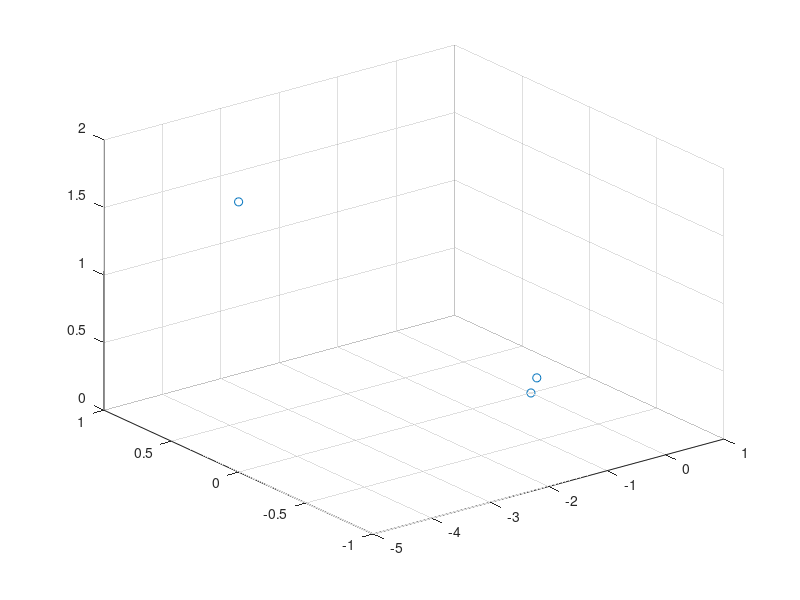

The MATLAB source for this figure: (Note: this script raises an error after producing the figure.)
close all;
clear all;
clc;

disp('3.Q1.1.1')
R = eye(3);
t1 = [0;0;0];
t2 = [-5;0;2];
t3 = [0.1;0;0.1];
P1 = [R t1];
P2 = [R t2];
P3 = [R t3];
disp('P1:');
disp(P1);
disp('P2:');
disp(P2);
disp('P3:');
disp(P3);

disp('3.Q1.1.2')
Q1 = [2;4;10;1];
q11 = P1 * Q1;
q11 = q11 / q11(3,1);
q12 = P2 * Q1;
q12 = q12 / q12(3,1);
q13 = P3 * Q1;
q13 = q13 / q13(3,1);
disp('q11:');
disp(q11);
disp('q12:');
disp(q12);
disp('q13:');
disp(q13);

disp('3.Q1.1.3')
figure();
scatter3([t1(1) t2(1) t3(1)], [t1(2) t2(2) t3(2)], [t1(3) t2(3) t3(3)]);
disp('All cameras are pointing in the same direction');
disp('Camera one and three very close together, camera two further away');

disp('3.Q1.2')
Q = Est3D(q11, P1, q12, P2);
Q = Q / Q(4,1);
disp('Q:');
disp(Q);
disp('Q1:');
disp(Q1);

disp('3.Q1.2.1')
q21 = [-0.1667; 0.3333; 1];
q22 = [-0.5000; 0.2857; 1];
Q2 = Est3D(q21, P1, q22, P2);
Q2 = Q2 / Q2(4,1);
disp('Q2:');
disp(Q2);

disp('3.Q1.2.2')
q23 = P3 * Q2;
q23 = q23 / q23(3,1);
disp('q23:');
disp(q23);

disp('3.Q1.3.1')
Q2 = [-2; 4; 12; 1];
q22 = P2 * Q2;
q22 = q22 / q22(3,1);
q23 = P3 * Q2;
q23 = q23 / q23(3,1);

q22n = q22 + [0.1; 0.1; 0];
q23n = q23 + [0.1; 0.1; 0];

disp('3.Q1.3.2')
Q2n2 = Est3D(q21, P1, q22n, P2);
Q2n2 = Q2n2 / Q2n2(4,1);
disp('Q2n2:');
disp(Q2n2);

disp('3.Q1.3.3')
Q2n3 = Est3D(q21, P1, q23n, P3);
Q2n3 = Q2n3 / Q2n3(4,1);
disp('Q2n3:');
disp(Q2n3);

disp('3.Q1.3.4')
disp('Geometry, man!');
figure('Name', 'Camera and points');
plot3([t1(1) t2(1) t3(1)], [t1(2) t2(2) t3(2)], ...
    [t1(3) t2(3) t3(3)], '*');
hold on;
text(t1(1), t1(2), t3(3), 'cam 1 \rightarrow', ...
    'HorizontalAlignment','right')
text(t2(1), t2(2), t2(3), ...
    '\leftarrow cam 2', 'HorizontalAlignment','left')
text(t3(1), t3(2), t3(3), ...
    '\leftarrow cam 3', 'HorizontalAlignment','left')
plot3(Q2(1), Q2(2), Q2(3), 'sr');
text(Q2(1), Q2(2), Q2(3), 'Q1 \rightarrow', ...
    'HorizontalAlignment','right')
plot3(Q2n2(1), Q2n2(2), Q2n2(3), 'pr');
text(Q2n2(1), Q2n2(2), Q2n2(3), 'Q2n2 \rightarrow', ...
    'HorizontalAlignment','right')
plot3(Q2n3(1), Q2n3(2), Q2n3(3), 'hr');
text(Q2n3(1), Q2n3(2), Q2n3(3), 'Q2n3 \rightarrow', ...
    'HorizontalAlignment','right')
hold off;

disp('3.Q1.4')
clear all;
close all;
load TwoImageData.mat
P1 = A * [R1 T1];
P2 = A * [R2 T2];
fig1 = figure('Name', 'IM1');
imagesc(im1);
colormap gray;
fig2 = figure('Name', 'IM2');
imagesc(im2);
colormap gray;

[x2, y2] = ginput(1);
figure(fig1);
[x1, y1] = ginput(1);

x1 = x1 - A(1,3);
y1 = y1 - A(2,3);
x2 = x2 - A(1,3);
y2 = y2 - A(2,3);

%x1 = x1 / size(im1,1) / 2;
%y1 = y1 / size(im1,2) / 2;
%x2 = x2 / size(im2,1) / 2;
%y2 = y2 / size(im2,2) / 2;

disp('2::');
disp([x2 y2]);
disp('1::');
disp([x1 y1]);

Q = Est3D([x1; y1; 1], P1, [x2; y2; 1], P2);
disp('Q:');
Q = Q / Q(4,1);
disp(Q);

close all;
clear all;
disp('3.Q2')

imPeterGade = imread('petergade.png');
disp('Select the 4 extreme corners ...');
disp('     starting from the lower-left corner ...');
disp('     going clockwise.');
fig1 = figure('Name', 'Select the 4 corners, SW, CCW');
imagesc(imPeterGade);
colormap gray;
%[x1, y1] = ginput(4);


x1 = [57.0818; 60.7800; 209.4459; 269.3560];
y1 = [224.7105; 69.6228; 67.5175; 218.3947];
x2 = [0; 0; 6.1; 6.1];
y2 = [0; 13.4; 13.4; 0];

%q1 = normalize2D([x1'; y1'; ones(1,size(x1,1))]);
%q2 = normalize2D([x2'; y2'; ones(1,size(x2,1))]);
q1 = [x1'; y1'; ones(1,size(x1,1))];
q2 = [x2'; y2'; ones(1,size(x2,1))];
Hest = computeHomography(q2, q1);

disp('Annotate the first player.');
[x1, y1] = ginput(1);
player1 = Hest * [x1; y1; 1];
player1 = player1 / player1(3,1)

disp('Annotate the second player.');
[x1, y1] = ginput(1);
player2 = Hest * [x1; y1; 1];
player2 = player2 / player2(3,1)

figure('Name', 'Warped field');
Tr = maketform('projective', Hest');
WarpIm = imtransform(imPeterGade, Tr, 'YData', ...
    [0 255], 'XData', [0 255]);
imagesc(WarpIm);